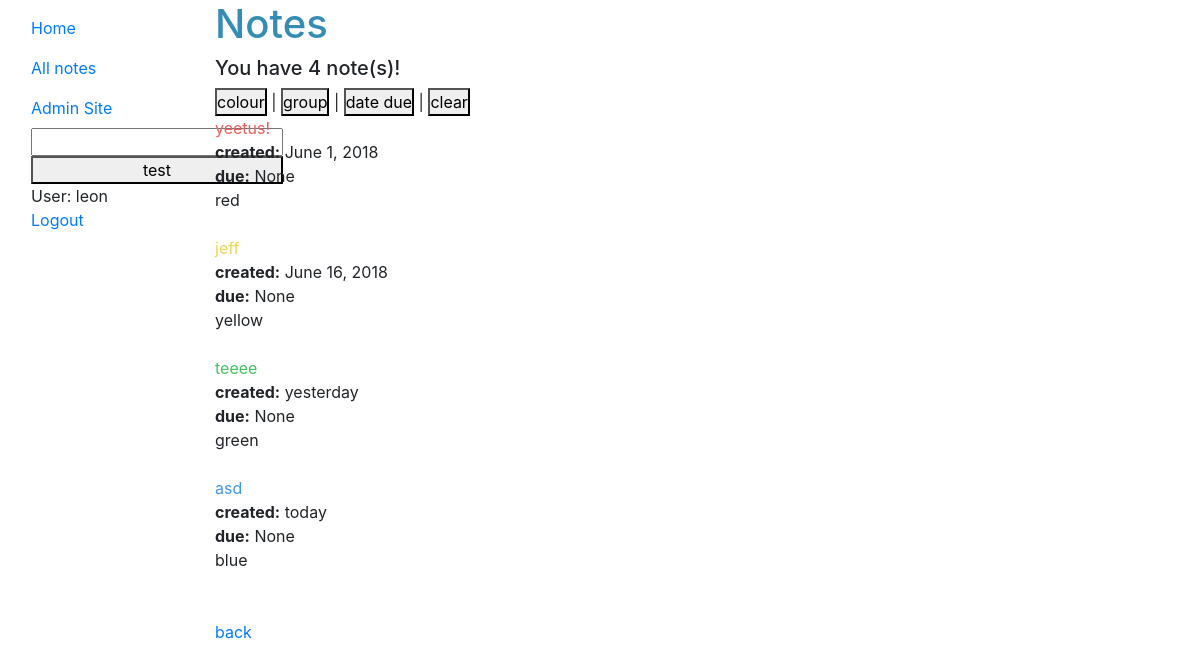
Before: /notes (signed in) with the older database file.
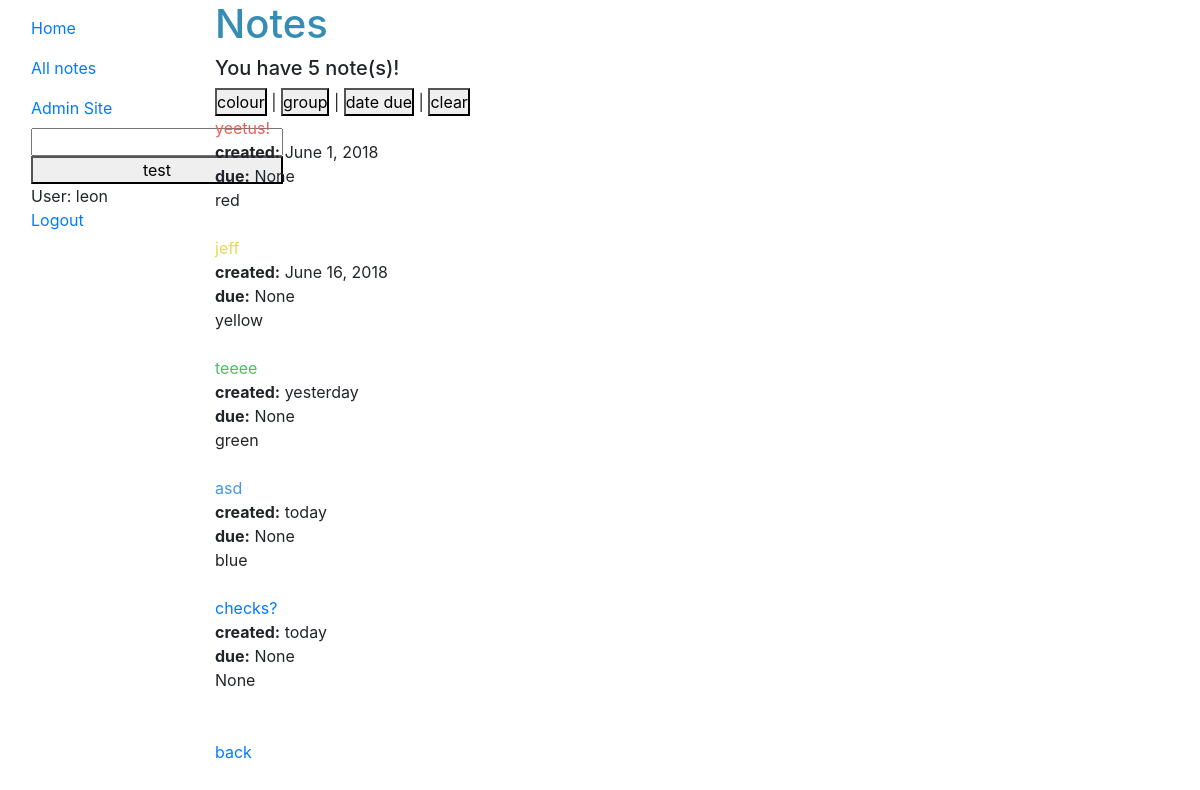
After: the same page with the newer database file.
### notesApp/models.py (models this page shows, shortened)
class Note(models.Model):
    colourChoices = (
        ('blue', 'Blue'),
        ('red', 'Red'),
        ('green', 'Green'),
        ('yellow', 'Yellow'),
    )
    owner = models.ForeignKey(User, on_delete=models.CASCADE)
    title = models.CharField(
        max_length=50, help_text="Main description of your task")
    description = models.TextField(
        blank=True, null=True, help_text="Any additional information")
    colour = models.CharField(blank=True, null=True,
                              max_length=50, choices=colourChoices, help_text="Colour code the note")
    group = models.CharField(
        blank=True, null=True, max_length=50, help_text="Assign the note to a group")
    dateCreated = models.DateTimeField(
        auto_now_add=True, verbose_name='date created')
    dateDue = models.DateTimeField(
        blank=True, null=True, help_text="Set a reminder date", verbose_name='date due')
    class Meta:
        ordering = ["dateCreated"]

### notesApp/views.py (the view)
# urls.py: path('notes', views.Notes, name='notes'),
@login_required
def Notes(request):
    search = request.GET.get('search', '')
    sort = request.GET.get('sort', 'dateCreated')
    noteList = Note.objects.filter(owner=request.user).filter(
        Q(title__contains=search) |
     Q(description__contains=search) |
     Q(group__contains=search) |
     Q(colour__contains=search)
     ).order_by(sort)
    return render(request, 'notesApp/notes.html', {'noteList': noteList})

### templates/notesApp/notes.html
{% extends "base.html" %}
{% load humanize %}
{% block content %}
  <h1>Notes</h1>
  {% if noteList %}
    <h5>You have {{ noteList.count }} note(s)!</h5>
    <button id="colour">colour</button> |
    <button id="group">group</button> |
    <button id="dateDue">date due</button> |
    <button id="removeSort">clear</button><br>
    {% for note in noteList %}
      <a href="{% url 'editNote' note.id %}" class="{{ note.colour }}">{{ note.title }}</a>
      <br>
      <b>created:</b>
      {{ note.dateCreated|naturalday }}
      <br>
      <b>due:</b>
      {{ note.dateDue|naturaltime }}
      <br>
      {{ note.colour }}
      <br>
      <br>
    {% endfor %}
  {% else %}
    no notes
  {% endif %}
  <br>
  <a href="{% url 'index' %}">back</a>
{% endblock %}

### templates/base.html (shortened to what this page needs)
<!DOCTYPE html>
<html lang="en">
  <head>
    <link
      rel="stylesheet"
      href="https://stackpath.bootstrapcdn.com/bootstrap/4.1.0/css/bootstrap.min.css"
>
    {% load static %}
    <link rel="stylesheet" href="{% static 'notesApp/css/styles.css' %}">
  </head>
  <body>
    <div class="container-fluid">
      <div class="row">
        <div class="col-sm-2">
          {% block sidebar %}
            <nav class="navbar">
              <ul class="navbar-nav">
                <li class="nav-item">
                  <a class="nav-link" href="{% url 'index' %}">Home</a>
                </li>
                <li class="nav-item">
                  <a class="nav-link" href="{% url 'notes' %}">All notes</a>
                </li>
                <li class="nav-item">
                  <a class="nav-link" href="/admin">Admin Site</a>
                </li>
                <input type="text" id="searchInput">
                <button id="search">test</button>
                {% if user.is_authenticated %}
                  <li>User:
                    {{ user.get_username }}</li>
                  <li>
                    <a href="{% url 'logout'%}?next=/accounts/logout">Logout</a>
                  </li>
                {% else %}
                  <li>
                    <a href="{% url 'login'%}?next={{request.path}}">Login</a>
                  </li>
                {% endif %}
              </ul>
            </nav>
          {% endblock %}
        </div>
        <div class="col-sm-10 ">
          {% block content %}{% endblock %}
        </div>
      </div>
    </div>
  </body>
</html>

### static/notesApp/css/styles.css (style rules this page uses)
* { margin: 0; padding: 0; }
h1 { color: rgb(53, 141, 182) }
.red { color: rgb(238, 93, 93) }
.blue { color: rgb(66, 152, 228) }
.green { color: rgb(71, 192, 97) }
.yellow { color: rgb(236, 214, 87) }

Changed rows visible on the page:
added Note: title "checks?", dateCreated "today", dateDue "None", colour "None"
Other visible differences:
{{ noteList.count }}: "4" → "5"
